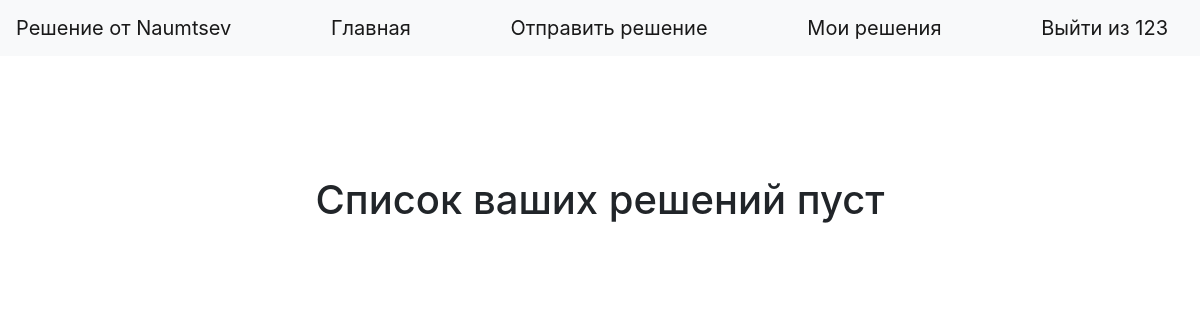
The app's page /my_solutions (signed in), older data.
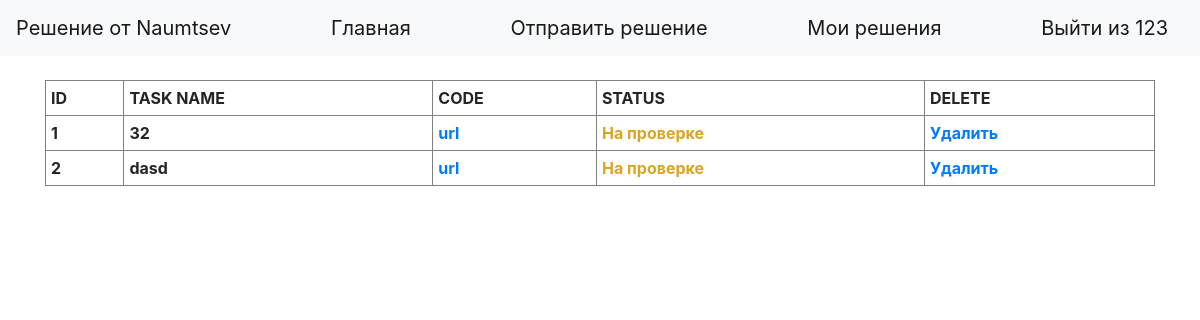
The same page, newer data.
### solution.py (models this page shows, shortened)
class SolutionAttempt(db.Model):
    id = db.Column(db.Integer, primary_key=True)
    task = db.Column(db.String(120), unique=False, nullable=False)
    code = db.Column(db.String(2000), unique=False, nullable=False)
    status = db.Column(db.String(50), unique=False, nullable=False)
    student_id = db.Column(db.Integer,
                           db.ForeignKey('yandex_lyceum_student.id'),
                           nullable=False)
    student = db.relationship('YandexLyceumStudent',
                              backref=db.backref('SolutionAttempts',
                                                 lazy=True))

### solution.py (the view)
@app.route('/my_solutions', methods=['POST', 'GET'])
def my_solutions():
    if 'username' not in session:
        return redirect('/login')
    user = YandexLyceumStudent.query.filter_by(username=session['username']).first()
    all = SolutionAttempt.query.filter_by(student_id=user.id)
    arr = []
    for i in all:
        arr.append((i.id, i.task, i.status))
    return render_template('my_solutions.html', ADMINS=ADMINS, session=session, solutions=arr, sz=len(arr))

### templates/my_solutions.html (shortened to what this page needs)
{% extends "base.html" %}
{% block content %}
{% if sz == 0%}
    <br/>
<br/>
<br/>
<br/>
<br/>
    <center><h1> Список ваших решений пуст </h1></center>
      {% else %}
    <div>
        <br/>
  <table border="1" width="100%" cellpadding="5" >
       <th>ID</th>
      <th>TASK NAME</th>
      <th>CODE</th>
      <th>STATUS</th>
         <th>DELETE</th>
      {% for id, task_name, status in solutions %}
      <tr>
          <th>{{id}}</th>
          <th>{{task_name}}</th>
          <th> <a href="/code/{{id}}">url</a></th>
                 {% if status == 'На проверке'%}
          <th> <a style="color:#DAA520">{{status}}</a></th>
          {% endif %}
         <th> <a href="/delete_solution/{{id}}">Удалить</a></th>
      </tr>
      {% endfor %}
       </table>
    </div>
{% endif %}
{% endblock %}

Row changes from the older to the newer data that the page shows:
added SolutionAttempt: id "1", task "32", status "На проверке"
added SolutionAttempt: id "2", task "dasd", status "На проверке"
Text that changed along with them:
text no longer shown: "Список ваших решений пуст"
text now shown: "ID TASK NAME CODE STATUS DELETE"
